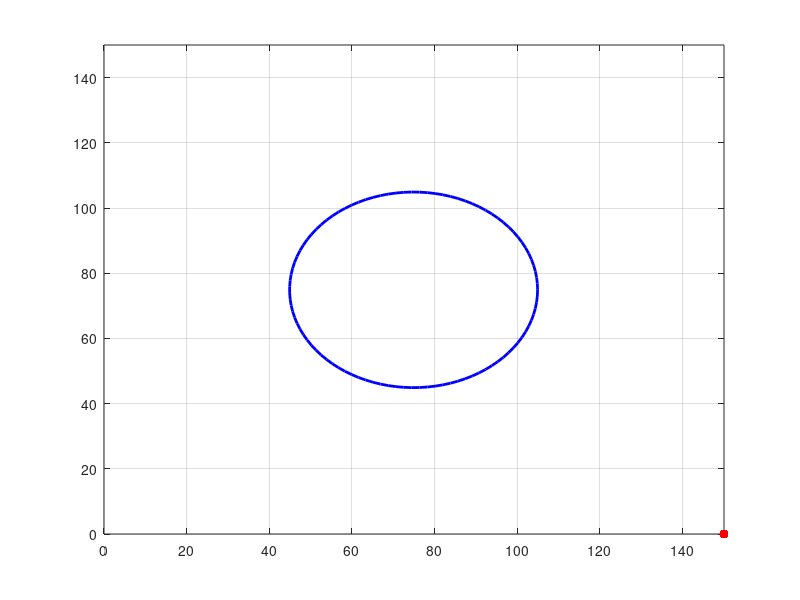

Write MATLAB code to recreate this figure. (Note: this script raises an error after producing the figure.)
%% Clean Up
close all; clear; clc;

%% Initialization
%Sensor Characteristics
range = 30;     %ft, height of the drone
FOV = 45;      %deg

%Simulation time
tStep = 0.1;    %s

%Define the ground side length
bound = 150;

%Define the radius of the field of view
radius = range*tand(FOV);

%Define the position of the drone
center = [75; 75];

%Initial FOV area
angles = linspace(0, 2*pi, 100);
FOVx = radius * cos(angles) + center(1);
FOVy = radius * sin(angles) + center(2);

%Initial RGV Position
RGVPos = [bound*rand(1); bound*rand(1)]; %Random initial position

%Drone positions defined by search algorithm
sizePos = bound / 2 / tStep;
dronePositions = [linspace(0, 150, sizePos); linspace(0, 150, sizePos)]; %This will come from search algorithm

%Get RGV positions for the length of the simulation, based on a random
%direction
randX = (sign(rand(1) - 0.5) > 0) * bound;
randY = (sign(rand(1) - 0.5) > 0) * bound;
RGVPositions = [linspace(RGVPos(1), randX, sizePos/2); linspace(RGVPos(2), randY, sizePos/2)];

%% Simulation
%Initial Drone position
figure();
fovPlot = plot(FOVx, FOVy, 'linewidth', 2);
hold on;
grid on;
RGVPlot = plot(RGVPos(1), RGVPos(2), '.', 'color', 'g');
ylim([0 bound]);
xlim([0 bound]);

%Simulation Loop
detect = false;
iteration = 1;
while(true)
    %Calculate a RGV_Pos
    RGVPos = RGVPositions(:, iteration);

    %Calculate a new Drone position
    newDrone = dronePositions(:, iteration);

    %Determine new FOV
    FOVx = radius * cos(angles) + newDrone(1);
    FOVy = radius * sin(angles) + newDrone(2);

    %Calculate difference between drone position and RGV position
    diff = norm(RGVPos - newDrone);

    %Check if it is within the FOV
    if(diff <= radius)
        detect = true; %In frame
        colorRGV = 'g';
    else
        detect = false; %Out of frame
        colorRGV = 'r';
    end


    %Plot the new positions
    delete(fovPlot);
    delete(RGVPlot);
    fovPlot = plot(FOVx, FOVy, 'linewidth', 2, 'color', 'b');
    RGVPlot = plot(RGVPos(1), RGVPos(2), '.', 'color', colorRGV, 'MarkerSize', 20);

    %Animate
    drawnow;

    %Update the iteration of the search algorithm
    iteration = iteration + 1;
    if(iteration > sizePos)
        iteration = 1; %Restart the algorithm
    end

    %Sleep
    pause(tStep/50);
end









